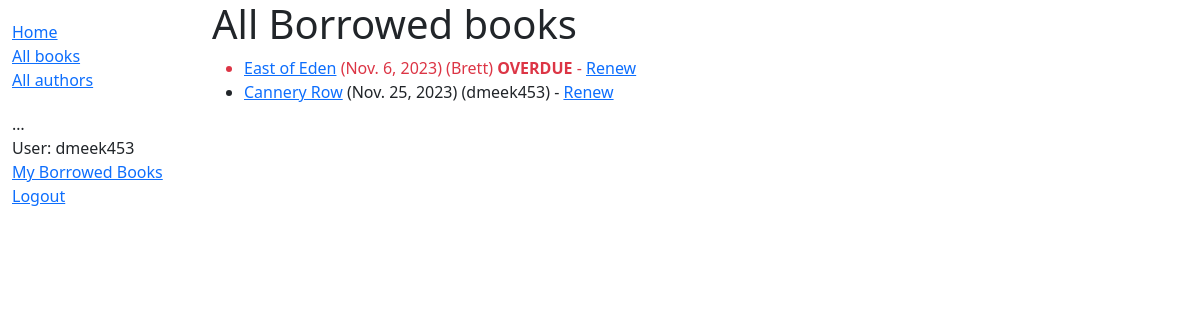
Screenshot of /catalog/allbooks/ (signed in) with the database file from the repository.
### catalog/models.py (models this page shows, shortened)
class BookInstance(models.Model):
    id = models.UUIDField(primary_key=True, default=uuid.uuid4, help_text='Unique ID for this particular book across whole library')
    book = models.ForeignKey('Book', on_delete=models.RESTRICT, null=True)
    imprint = models.CharField(max_length=200)
    due_back = models.DateField(null=True, blank=True)
    borrower = models.ForeignKey(settings.AUTH_USER_MODEL, on_delete=models.SET_NULL, null=True, blank=True)
    @property
    def is_overdue(self):
        return bool(self.due_back and date.today() > self.due_back)
    LOAN_STATUS = (
        ('m', 'Maintenance'),
        ('o', 'On loan'),
        ('a', 'Available'),
        ('r', 'Reserved'),
    )
    status = models.CharField(
        max_length=1,
        choices=LOAN_STATUS,
        blank=True,
        default='m',
        help_text='Book availability',
    )
    class Meta:
        ordering = ['due_back']
        permissions = (("can_mark_returned", "Set book as returned"),)

class Book(models.Model):
    title = models.CharField(max_length=200)
    author = models.ForeignKey('Author', on_delete=models.SET_NULL, null=True)
    summary = models.TextField(max_length=1000, help_text='Enter a brief description of the book')
    isbn = models.CharField('ISBN', max_length=13, unique=True,
                             help_text='13 Character <a href="https://www.isbn-international.org/content/what-isbn">ISBN number</a>')
    genre = models.ManyToManyField(Genre, help_text='Select a genre for this book')
    language = models.ForeignKey('Language', on_delete=models.SET_NULL, null=True)
    def display_genre(self):
        """Create a string for the Genre. This is required to display genre in Admin."""
        return ', '.join(genre.name for genre in self.genre.all()[:3])
    display_genre.short_description = 'Genre'

### catalog/views.py (the view)
# urls.py: path('allbooks/', views.AllLoanedBooksByUserListView.as_view(), name='all-borrowed'),
class AllLoanedBooksByUserListView(PermissionRequiredMixin, generic.ListView):
    permission_required = 'catalog.can_mark_returned'
    model = BookInstance
    template_name = 'catalog/book_instance_list_borrowed_all.html'
    paginate_by = 10
    def get_queryset(self):
        return (
            BookInstance.objects.all()
            .filter(status__exact='o')
            .order_by('due_back')
        )

### catalog/templates/catalog/book_instance_list_borrowed_all.html
{% extends "base_generic.html" %}
{% block content %}
    <h1>All Borrowed books</h1>
    {% if bookinstance_list %}
    <ul>
      {% for bookinst in bookinstance_list %}
      <li class="{% if bookinst.is_overdue %}text-danger{% endif %}">
        <a href="{% url 'book-detail' bookinst.book.pk %}">{{ bookinst.book.title }}</a> ({{ bookinst.due_back }}) ({{bookinst.borrower}})
        {% if bookinst.is_overdue %}<strong>OVERDUE</strong>{% endif %}
        {% if perms.catalog.can_mark_returned %}- <a href="{% url 'renew-book-librarian' bookinst.id %}">Renew</a>{% endif %}
      </li>
      {% endfor %}
    </ul>
    {% else %}
      <p>There are no books borrowed.</p>
    {% endif %}
{% endblock %}

### catalog/templates/base_generic.html (shortened to what this page needs)
<!DOCTYPE html>
<html lang="en">
  <head>
    <link
      href="https://cdn.jsdelivr.net/npm/bootstrap@5.1.3/dist/css/bootstrap.min.css"
      rel="stylesheet"
 />
    {% load static %}
    <link rel="stylesheet" href="{% static 'css/styles.css' %}" />
  </head>
  <body>
    <div class="container-fluid">
      <div class="row">
        <div class="col-sm-2">
          {% block sidebar %}
            <ul class="sidebar-nav">
              <li><a href="{% url 'index' %}">Home</a></li>
              <li><a href="{% url 'books' %}">All books</a></li>
              <li><a href="{% url 'authors' %}">All authors</a></li>
            </ul>
            <ul class="sidebar-nav">
              …
             {% if user.is_authenticated %}
               <li>User: {{ user.get_username }}</li>
               <li><a href="{% url 'my-borrowed' %}">My Borrowed Books</a></li>
               <li><a href="{% url 'logout' %}?next={{ request.path }}">Logout</a></li>
             {% else %}
               <li><a href="{% url 'login' %}?next={{ request.path }}">Login</a></li>
             {% endif %}
            </ul>
          {% endblock %}
        </div>
        <div class="col-sm-10 ">{% block content %}{% endblock %}
        </div>
      </div>
    </div>
  </body>
</html>

### rows the page displays
BookInstance: book "East of Eden", due_back "Nov. 6, 2023", borrower "Brett", shows "OVERDUE"
BookInstance: book "Cannery Row", due_back "Nov. 25, 2023", borrower "dmeek453"

### other values shown
{{ user.get_username }} "dmeek453"
